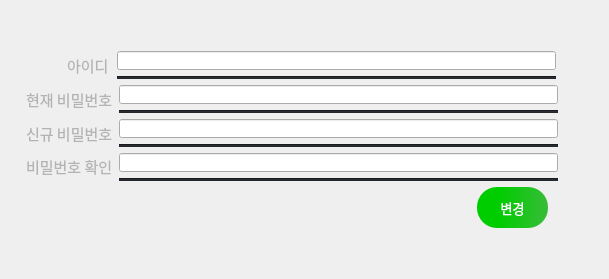
                  <widget class="QWidget" name="setting_user_setting_tab">
                   <layout class="QVBoxLayout" name="verticalLayout_51">
                    <item>
                     <layout class="QHBoxLayout" name="horizontalLayout_2">
                      <item>
                       <spacer name="horizontalSpacer_45">
                        <property name="orientation">
                         <enum>Qt::Orientation::Horizontal</enum>
                        </property>
                        <property name="sizeType">
                         <enum>QSizePolicy::Policy::Fixed</enum>
                        </property>
                        <property name="sizeHint" stdset="0">
                         <size>
                          <width>15</width>
                          <height>20</height>
                         </size>
                        </property>
                       </spacer>
                      </item>
                      <item>
                       <layout class="QVBoxLayout" name="verticalLayout_33">
                        <item>
                         <spacer name="verticalSpacer_24">
                          <property name="orientation">
                           <enum>Qt::Orientation::Vertical</enum>
                          </property>
                          <property name="sizeType">
                           <enum>QSizePolicy::Policy::Fixed</enum>
                          </property>
                          <property name="sizeHint" stdset="0">
                           <size>
                            <width>20</width>
                            <height>40</height>
                           </size>
                          </property>
                         </spacer>
                        </item>
                        <item>
                         <layout class="QVBoxLayout" name="verticalLayout_29">
                          <item>
                           <layout class="QHBoxLayout" name="horizontalLayout_40">
                            <item>
                             <spacer name="horizontalSpacer_35">
                              <property name="orientation">
                               <enum>Qt::Orientation::Horizontal</enum>
                              </property>
                              <property name="sizeType">
                               <enum>QSizePolicy::Policy::Fixed</enum>
                              </property>
                              <property name="sizeHint" stdset="0">
                               <size>
                                <width>40</width>
                                <height>20</height>
                               </size>
                              </property>
                             </spacer>
                            </item>
                            <item>
                             <widget class="QLabel" name="setting_user_id_label">
                              <property name="minimumSize">
                               <size>
                                <width>43</width>
                                <height>22</height>
                               </size>
                              </property>
                              <property name="maximumSize">
                               <size>
                                <width>43</width>
                                <height>22</height>
                               </size>
                              </property>
                              <property name="font">
                               <font>
                                <family>Sans</family>
                                <pointsize>11</pointsize>
                               </font>
                              </property>
                              <property name="styleSheet">
                               <string notr="true">color: rgb(179,179,179);
background-color: rgba(255, 255, 255, 0);</string>
                              </property>
                              <property name="text">
                               <string>아이디</string>
                              </property>
                              <property name="alignment">
                               <set>Qt::AlignmentFlag::AlignLeading|Qt::AlignmentFlag::AlignLeft|Qt::AlignmentFlag::AlignVCenter</set>
                              </property>
                             </widget>
                            </item>
                            <item>
                             <layout class="QVBoxLayout" name="verticalLayout_20">
                              <item>
                               <widget class="QLineEdit" name="setting_user_id_input">
                                <property name="minimumSize">
                                 <size>
                                  <width>439</width>
                                  <height>19</height>
                                 </size>
                                </property>
                                <property name="maximumSize">
                                 <size>
                                  <width>439</width>
                                  <height>19</height>
                                 </size>
                                </property>
                                <property name="styleSheet">
                                 <string notr="true">color: rgb(255, 255, 255);</string>
                                </property>
                                <property name="text">
                                 <string/>
                                </property>
                               </widget>
                              </item>
                              <item>
                               <widget class="Line" name="setting_user_id_input_line">
                                <property name="minimumSize">
                                 <size>
                                  <width>439</width>
                                  <height>3</height>
                                 </size>
                                </property>
                                <property name="maximumSize">
                                 <size>
                                  <width>439</width>
                                  <height>3</height>
                                 </size>
                                </property>
                                <property name="font">
                                 <font>
                                  <family>Sans</family>
                                  <pointsize>5</pointsize>
                                  <strikeout>false</strikeout>
                                 </font>
                                </property>
                                <property name="contextMenuPolicy">
                                 <enum>Qt::ContextMenuPolicy::NoContextMenu</enum>
                                </property>
                                <property name="autoFillBackground">
                                 <bool>false</bool>
                                </property>
                                <property name="styleSheet">
                                 <string notr="true">background-color: rgb(36, 39, 44)</string>
                                </property>
                                <property name="orientation">
                                 <enum>Qt::Orientation::Horizontal</enum>
                                </property>
                               </widget>
                              </item>
                             </layout>
                            </item>
                           </layout>
                          </item>
                          <item>
                           <layout class="QHBoxLayout" name="horizontalLayout_39">
                            <item>
                             <widget class="QLabel" name="setting_user_pw_label">
                              <property name="minimumSize">
                               <size>
                                <width>87</width>
                                <height>22</height>
                               </size>
                              </property>
                              <property name="maximumSize">
                               <size>
                                <width>87</width>
                                <height>22</height>
                               </size>
                              </property>
                              <property name="font">
                               <font>
                                <family>Sans</family>
                                <pointsize>11</pointsize>
                               </font>
                              </property>
                              <property name="styleSheet">
                               <string notr="true">color: rgb(179,179,179);
background-color: rgba(255, 255, 255, 0);</string>
                              </property>
                              <property name="text">
                               <string>현재 비밀번호</string>
                              </property>
                              <property name="alignment">
                               <set>Qt::AlignmentFlag::AlignLeading|Qt::AlignmentFlag::AlignLeft|Qt::AlignmentFlag::AlignVCenter</set>
                              </property>
                             </widget>
                            </item>
                            <item>
                             <layout class="QVBoxLayout" name="verticalLayout_19">
                              <item>
                               <widget class="QLineEdit" name="setting_user_pw_input">
                                <property name="minimumSize">
                                 <size>
                                  <width>439</width>
                                  <height>19</height>
                                 </size>
                                </property>
                                <property name="maximumSize">
                                 <size>
                                  <width>439</width>
                                  <height>19</height>
                                 </size>
                                </property>
                                <property name="styleSheet">
                                 <string notr="true">color: rgb(255, 255, 255);</string>
                                </property>
                                <property name="text">
                                 <string/>
                                </property>
                                <property name="echoMode">
                                 <enum>QLineEdit::EchoMode::Password</enum>
                                </property>
                               </widget>
                              </item>
                              <item>
                               <widget class="Line" name="setting_user_pw_input_line">
                                <property name="minimumSize">
                                 <size>
                                  <width>439</width>
                                  <height>3</height>
                                 </size>
                                </property>
                                <property name="maximumSize">
                                 <size>
                                  <width>439</width>
                                  <height>3</height>
                                 </size>
                                </property>
                                <property name="font">
                                 <font>
                                  <family>Sans</family>
                                  <pointsize>5</pointsize>
                                  <strikeout>false</strikeout>
                                 </font>
                                </property>
                                <property name="contextMenuPolicy">
                                 <enum>Qt::ContextMenuPolicy::NoContextMenu</enum>
                                </property>
                                <property name="autoFillBackground">
                                 <bool>false</bool>
                                </property>
                                <property name="styleSheet">
                                 <string notr="true">background-color: rgb(36, 39, 44)</string>
                                </property>
                                <property name="orientation">
                                 <enum>Qt::Orientation::Horizontal</enum>
                                </property>
                               </widget>
                              </item>
                             </layout>
                            </item>
                           </layout>
                          </item>
                          <item>
                           <layout class="QHBoxLayout" name="horizontalLayout_37">
                            <item>
                             <widget class="QLabel" name="setting_user_new_pw_label">
                              <property name="minimumSize">
                               <size>
                                <width>87</width>
                                <height>22</height>
                               </size>
                              </property>
                              <property name="maximumSize">
                               <size>
                                <width>87</width>
                                <height>22</height>
                               </size>
                              </property>
                              <property name="font">
                               <font>
                                <family>Sans</family>
                                <pointsize>11</pointsize>
                               </font>
                              </property>
                              <property name="styleSheet">
                               <string notr="true">color: rgb(179,179,179);
background-color: rgba(255, 255, 255, 0);</string>
                              </property>
                              <property name="text">
                               <string>신규 비밀번호</string>
                              </property>
                              <property name="alignment">
                               <set>Qt::AlignmentFlag::AlignLeading|Qt::AlignmentFlag::AlignLeft|Qt::AlignmentFlag::AlignVCenter</set>
                              </property>
                             </widget>
                            </item>
                            <item>
                             <layout class="QVBoxLayout" name="verticalLayout_17">
                              <item>
                               <widget class="QLineEdit" name="setting_user_new_pw_input">
                                <property name="minimumSize">
                                 <size>
                                  <width>439</width>
                                  <height>19</height>
                                 </size>
                                </property>
                                <property name="maximumSize">
                                 <size>
                                  <width>439</width>
                                  <height>19</height>
                                 </size>
                                </property>
                                <property name="styleSheet">
                                 <string notr="true">color: rgb(255, 255, 255);</string>
                                </property>
                                <property name="text">
                                 <string/>
                                </property>
                                <property name="frame">
                                 <bool>true</bool>
                                </property>
                                <property name="echoMode">
                                 <enum>QLineEdit::EchoMode::Password</enum>
                                </property>
                               </widget>
                              </item>
                              <item>
                               <widget class="Line" name="setting_user_new_pw_input_line">
                                <property name="minimumSize">
                                 <size>
                                  <width>439</width>
                                  <height>3</height>
                                 </size>
                                </property>
                                <property name="maximumSize">
                                 <size>
                                  <width>439</width>
                                  <height>3</height>
                                 </size>
                                </property>
                                <property name="font">
                                 <font>
                                  <family>Sans</family>
                                  <pointsize>5</pointsize>
                                  <strikeout>false</strikeout>
                                 </font>
                                </property>
                                <property name="contextMenuPolicy">
                                 <enum>Qt::ContextMenuPolicy::NoContextMenu</enum>
                                </property>
                                <property name="autoFillBackground">
                                 <bool>false</bool>
                                </property>
                                <property name="styleSheet">
                                 <string notr="true">background-color: rgb(36, 39, 44)</string>
                                </property>
                                <property name="orientation">
                                 <enum>Qt::Orientation::Horizontal</enum>
                                </property>
                               </widget>
                              </item>
                             </layout>
                            </item>
                           </layout>
                          </item>
                          <item>
                           <layout class="QHBoxLayout" name="horizontalLayout_33">
                            <item>
                             <widget class="QLabel" name="setting_user_new_pw_label2">
                              <property name="minimumSize">
                               <size>
                                <width>87</width>
                                <height>27</height>
                               </size>
                              </property>
                              <property name="maximumSize">
                               <size>
                                <width>87</width>
                                <height>27</height>
                               </size>
                              </property>
                              <property name="font">
                               <font>
                                <family>Sans</family>
                                <pointsize>11</pointsize>
                               </font>
                              </property>
                              <property name="styleSheet">
                               <string notr="true">color: rgb(179,179,179);
background-color: rgba(255, 255, 255, 0);</string>
                              </property>
                              <property name="text">
                               <string>비밀번호 확인</string>
                              </property>
                              <property name="alignment">
                               <set>Qt::AlignmentFlag::AlignLeading|Qt::AlignmentFlag::AlignLeft|Qt::AlignmentFlag::AlignVCenter</set>
                              </property>
                             </widget>
                            </item>
                            <item>
                             <layout class="QVBoxLayout" name="verticalLayout_18">
                              <item>
                               <widget class="QLineEdit" name="setting_user_new_pw_input2">
                                <property name="minimumSize">
                                 <size>
                                  <width>439</width>
                                  <height>19</height>
                                 </size>
                                </property>
                                <property name="maximumSize">
                                 <size>
                                  <width>439</width>
                                  <height>19</height>
                                 </size>
                                </property>
                                <property name="styleSheet">
                                 <string notr="true">color: rgb(255, 255, 255);</string>
                                </property>
                                <property name="text">
                                 <string/>
                                </property>
                                <property name="echoMode">
                                 <enum>QLineEdit::EchoMode::Password</enum>
                                </property>
                               </widget>
                              </item>
                              <item>
                               <widget class="Line" name="setting_user_new_pw_input2_line">
                                <property name="minimumSize">
                                 <size>
                                  <width>439</width>
                                  <height>3</height>
                                 </size>
                                </property>
                                <property name="maximumSize">
                                 <size>
                                  <width>439</width>
                                  <height>3</height>
                                 </size>
                                </property>
                                <property name="font">
                                 <font>
                                  <family>Sans</family>
                                  <pointsize>5</pointsize>
                                  <strikeout>false</strikeout>
                                 </font>
                                </property>
                                <property name="contextMenuPolicy">
                                 <enum>Qt::ContextMenuPolicy::NoContextMenu</enum>
                                </property>
                                <property name="autoFillBackground">
                                 <bool>false</bool>
                                </property>
                                <property name="styleSheet">
                                 <string notr="true">background-color: rgb(36, 39, 44)</string>
                                </property>
                                <property name="orientation">
                                 <enum>Qt::Orientation::Horizontal</enum>
                                </property>
                               </widget>
                              </item>
                             </layout>
                            </item>
                           </layout>
                          </item>
                          <item>
                           <layout class="QHBoxLayout" name="horizontalLayout_41">
                            <item>
                             <spacer name="horizontalSpacer_36">
                              <property name="orientation">
                               <enum>Qt::Orientation::Horizontal</enum>
                              </property>
                              <property name="sizeType">
                               <enum>QSizePolicy::Policy::Fixed</enum>
                              </property>
                              <property name="sizeHint" stdset="0">
                               <size>
                                <width>442</width>
                                <height>20</height>
                               </size>
                              </property>
                             </spacer>
                            </item>
                            <item>
                             <widget class="QPushButton" name="setting_user_save_bnt">
                              <property name="minimumSize">
                               <size>
                                <width>71</width>
                                <height>41</height>
                               </size>
                              </property>
                              <property name="maximumSize">
                               <size>
                                <width>71</width>
                                <height>41</height>
                               </size>
                              </property>
                              <property name="font">
                               <font>
                                <family>Sans</family>
                                <pointsize>10</pointsize>
                               </font>
                              </property>
                              <property name="cursor">
                               <cursorShape>PointingHandCursor</cursorShape>
                              </property>
                              <property name="styleSheet">
                               <string notr="true">
background-color: qlineargradient(spread:pad, x1:0.244, y1:0.477, x2:1, y2:0.489, stop:0.0845771 rgba(0, 205, 0, 255), stop:1 rgba(56, 188, 56, 255));
color: rgb(255, 255, 255);
border-radius: 20px;

</string>
                              </property>
                              <property name="text">
                               <string>변경</string>
                              </property>
                             </widget>
                            </item>
                           </layout>
                          </item>
                         </layout>
                        </item>
                        <item>
                         <spacer name="verticalSpacer_13">
                          <property name="orientation">
                           <enum>Qt::Orientation::Vertical</enum>
                          </property>
                          <property name="sizeHint" stdset="0">
                           <size>
                            <width>20</width>
                            <height>40</height>
                           </size>
                          </property>
                         </spacer>
                        </item>
                       </layout>
                      </item>
                      <item>
                       <spacer name="horizontalSpacer_44">
                        <property name="orientation">
                         <enum>Qt::Orientation::Horizontal</enum>
                        </property>
                        <property name="sizeHint" stdset="0">
                         <size>
                          <width>40</width>
                          <height>20</height>
                         </size>
                        </property>
                       </spacer>
                      </item>
                     </layout>
                    </item>
                   </layout>
                  </widget>
